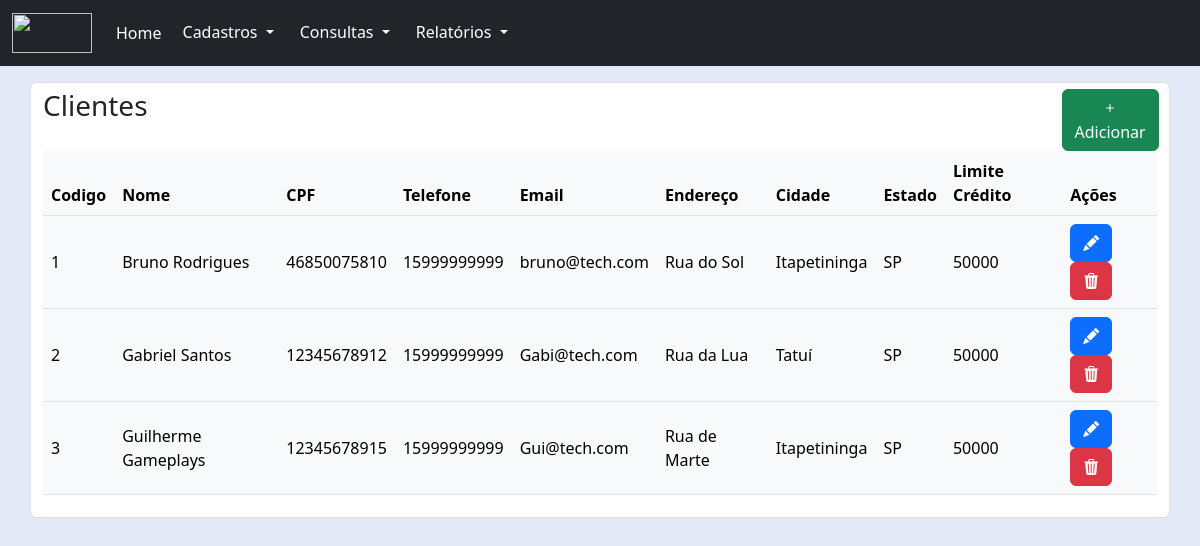
The page /pages/cliente/listagem.php on the database its author committed.
### tables this page shows
CREATE TABLE cliente(
    codigo INT PRIMARY KEY NOT NULL AUTO_INCREMENT,
    nome VARCHAR(100) NOT NULL,
    endereco VARCHAR(100) NOT NULL,
    telefone VARCHAR(11) not null,
    limite_cred NUMERIC NOT NULL,
    cidade VARCHAR(100) NOT NULL,
    email VARCHAR(100) NOT NULL,
    cpf VARCHAR(11) NOT NULL,
    estado CHAR(2) NOT NULL
);

### pages/cliente/listagem.php (the view, shortened to what this page needs)
<?php
    include('../../connection/connection.php');
?>
<!DOCTYPE html>
<html lang="pt-BR">
<head>
    <link href="../../node_modules/bootstrap/css/bootstrap.min.css" rel="stylesheet">
    <link href="../../node_modules/bootstrap-icons/font/bootstrap-icons.min.css" rel="stylesheet">
    <link href="../../css/style.css" rel="stylesheet">
</head>
<body>
    <?php
        include("../../components/navbar.php");
    ?>
    <div class="container">
        <div class="row pt-3">
            <div class="form-control">
                <div class="row d-flex justify-content-between align-items-start">
                    <div class="col-md-6">
                        <h3>
                            Clientes
                        </h3>
                    </div>
                    <div class="col-md-3 btn-add">
                        <a class="btn btn-success" type="button" href="./cadastro.php">
                            <i class="bi bi-plus"></i>
                            Adicionar
                        </a>
                    </div>
                </div>
                <form action="" method="post">
                    <table class="table table-responsive table-hover text-bg-light align-middle">
                        <thead>
                            <tr>
                                <th>Codigo</th>
                                <th>Nome</th>
                                <th>CPF</th>
                                <th>Telefone</th>
                                <th>Email</th>
                                <th>Endereço</th>
                                <th>Cidade</th>
                                <th>Estado</th>
                                <th>Limite Crédito</th>
                                <th colspan='2'>Ações</th>
                            </tr>
                        </thead>
                        <?php
                            $sql = "SELECT * FROM cliente ORDER BY codigo";
                            $resu = mysqli_query($conn,$sql) or die(mysqli_connect_error());
                            while ($reg = mysqli_fetch_array($resu)){
                        ?>
                        <tbody>
                            <tr>
                                <td><?= $reg["codigo"] ?></td>
                                <td><?= $reg["nome"] ?></td>
                                <td><?= $reg["cpf"] ?></td>
                                <td><?= $reg["telefone"] ?></td>
                                <td><?= $reg["email"] ?></td>
                                <td><?= $reg["endereco"] ?></td>
                                <td><?= $reg["cidade"] ?></td>
                                <td><?= $reg["estado"] ?></td>
                                <td><?= $reg["limite_cred"] ?></td>
                                <td>
                                    <a class="btn btn-primary" href="./editar.php?codigo=<?= $reg['codigo']?>">
                                        <i class="bi bi-pencil-fill text-white"></i>
                                    </a>
                                    <a class="btn btn-danger" href="./excluir.php?codigo=<?= $reg['codigo']?>">
                                        <i class="bi bi-trash3-fill"></i>
                                    </a>
                                </td>
                            </tr>
                        </tbody>
                        <?php
                            };
                        ?>
                    </table>
                </form>
            </div>
        </div>
    </div>
</body>
</html>

### css/style.css (style rules this page uses)
.btn-add { width: 10.5%; align-items: center; }
.text-white { color: #FFF; }
body { background: #E4E9F7; }

### rows shown on the page
cliente: codigo "1", nome "Bruno Rodrigues", cpf "46850075810", telefone "15999999999", email "bruno@tech.com", endereco "Rua do Sol", cidade "Itapetininga", estado "SP", limite_cred "50000"
cliente: codigo "2", nome "Gabriel Santos", cpf "12345678912", telefone "15999999999", email "Gabi@tech.com", endereco "Rua da Lua", cidade "Tatuí", estado "SP", limite_cred "50000"
cliente: codigo "3", nome "Guilherme Gameplays", cpf "12345678915", telefone "15999999999", email "Gui@tech.com", endereco "Rua de Marte", cidade "Itapetininga", estado "SP", limite_cred "50000"
